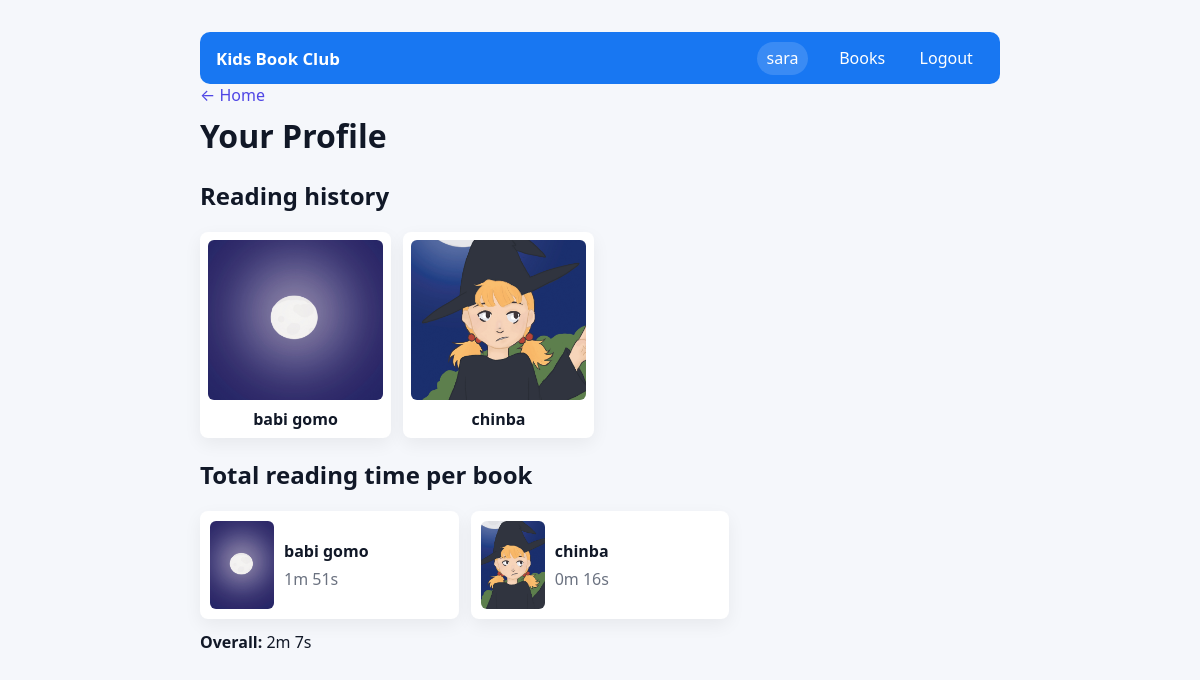
Screenshot of /profile (signed in) with the database file from the repository.
### tables this page shows
CREATE TABLE reading_sessions (
        id INTEGER PRIMARY KEY AUTOINCREMENT,
        user_id INTEGER NOT NULL,
        book_id INTEGER NOT NULL,
        start_time TEXT NOT NULL,
        end_time TEXT,
        duration_seconds INTEGER, started_at INTEGER, ended_at INTEGER,
        FOREIGN KEY (user_id) REFERENCES users(id) ON DELETE CASCADE,
        FOREIGN KEY (book_id) REFERENCES books(id) ON DELETE CASCADE
    );

CREATE TABLE books (
        id INTEGER PRIMARY KEY AUTOINCREMENT,
        title TEXT NOT NULL,
        author TEXT,
        description TEXT
    , image TEXT);

### app.py (the view)
@app.route('/profile')
def profile():
    if not session.get('user_id'):
        flash('Please log in to view your profile.')
        return redirect(url_for('login'))
    user_id = session['user_id']
    conn = get_db_connection()
    rows = conn.execute('''
        SELECT rs.id, rs.book_id, rs.started_at, rs.ended_at, rs.duration_seconds, b.title, b.image as image
        FROM reading_sessions rs
        JOIN (
            SELECT book_id, MAX(started_at) AS max_started
            FROM reading_sessions
            WHERE user_id = ?
            GROUP BY book_id
        ) m ON rs.book_id = m.book_id AND rs.started_at = m.max_started
        LEFT JOIN books b ON b.id = rs.book_id
        WHERE rs.user_id = ?
        ORDER BY rs.started_at DESC
    ''', (user_id, user_id)).fetchall()
    sessions = [dict(r) for r in rows]
    agg = conn.execute('''
        SELECT b.id as book_id, b.title, b.image as image, COALESCE(SUM(rs.duration_seconds),0) as total_seconds
        FROM books b
        LEFT JOIN reading_sessions rs ON rs.book_id = b.id AND rs.user_id = ?
        GROUP BY b.id, b.title
        HAVING total_seconds > 0
        ORDER BY total_seconds DESC
    ''', (user_id,)).fetchall()
    totals = [dict(r) for r in agg]
    total_overall = sum(r['total_seconds'] for r in totals) if totals else 0
    conn.close()
    return render_template('profile.html', sessions=sessions, totals=totals, total_overall=total_overall)

### app.py (called while the page is built)
def get_db_connection():
    db_path = os.path.join(app.instance_path, 'database.db')
    conn = sqlite3.connect(db_path)
    conn.row_factory = sqlite3.Row
    return conn

### templates/profile.html (shortened to what this page needs)
<!doctype html>
<html lang="en">
  <head>
    <link rel="stylesheet" href="/static/style.css">
  </head>
  <body>
    <div class="container">
      <nav class="nav">
        <div class="nav-left"><a href="/" class="logo">Kids Book Club</a></div>
        <div class="nav-right">
          <span class="profile-pill">{{ session.username }}</span>
          <a href="/books">Books</a>
          <a href="/logout">Logout</a>
        </div>
      </nav>
      <main>
        <a href="/" class="back">← Home</a>
        <h1>Your Profile</h1>
        <section style="margin-top:1rem">
          <h2>Reading history</h2>
          {% if sessions and sessions|length > 0 %}
            <div class="card-grid" style="display:grid;grid-template-columns:repeat(auto-fill,minmax(160px,1fr));gap:12px;margin-top:8px">
              {% for s in sessions %}
                <div class="card" style="background:var(--card);padding:8px;border-radius:8px;display:flex;flex-direction:column;align-items:center;gap:8px;text-align:center;box-shadow:0 6px 18px rgba(2,6,23,0.06)">
                  {% set img = s.image %}
                  {% if img %}
                    <img src="{{ url_for('static', filename='uploads/' ~ img) }}" alt="{{ s.title }} cover" style="width:100%;height:160px;object-fit:cover;border-radius:6px" />
                  {% else %}
                    <div style="width:100%;height:160px;background:#f3f4f6;border-radius:6px"></div>
                  {% endif %}
                  <div style="font-weight:600">{{ s.title or ('#' ~ s.book_id) }}</div>
                </div>
              {% endfor %}
            </div>
          {% else %}
            <p>No reading sessions yet.</p>
          {% endif %}
        </section>
        <section style="margin-top:1rem">
          <h2>Total reading time per book</h2>
          {% if totals and totals|length > 0 %}
            <div class="card-grid" style="display:grid;grid-template-columns:repeat(auto-fill,minmax(200px,1fr));gap:12px;margin-top:8px">
              {% for t in totals %}
                <div class="card" style="background:var(--card);padding:10px;border-radius:8px;display:flex;gap:10px;align-items:center;box-shadow:0 6px 18px rgba(2,6,23,0.06)">
                  {% if t.image %}
                    <img src="{{ url_for('static', filename='uploads/' ~ t.image) }}" alt="{{ t.title }} cover" style="width:64px;height:88px;object-fit:cover;border-radius:6px;flex:0 0 64px" />
                  {% else %}
                    <div style="width:64px;height:88px;background:#f3f4f6;border-radius:6px;flex:0 0 64px"></div>
                  {% endif %}
                  <div style="flex:1">
                    <div style="font-weight:600">{{ t.title }}</div>
                    <div style="color:#6b7280;margin-top:6px">{{ (t.total_seconds // 60) }}m {{ (t.total_seconds % 60) }}s</div>
                  </div>
                </div>
              {% endfor %}
            </div>
            <p style="margin-top:12px"><strong>Overall:</strong> {{ (total_overall // 60) }}m {{ (total_overall % 60) }}s</p>
          {% else %}
            <p>No recorded durations yet.</p>
          {% endif %}
        </section>
      </main>
    </div>
  </body>
  </html>

### static/style.css (style rules this page uses)
:root { --bg:#f5f7fb; --card:#ffffff; --accent:#4f46e5; --muted:#6b7280; }
* { box-sizing:border-box }
body { font-family:system-ui,-apple-system,Segoe UI,Roboto,'Helvetica Neue',Arial; background:var(--bg); margin:0; padding:2rem; color:#111827; }
.container { max-width:800px; margin:0 auto; }
h1 { margin-top:0 }
.nav { display:flex;justify-content:space-between;align-items:center;padding:.5rem 1rem;border-radius:10px;background:#1877f2;color:white }
.logo { font-weight:700;color:#fff;text-decoration:none;font-size:1.05rem }
.nav-right { display:flex;align-items:center }
.nav-right a { margin-left:0.75rem;color:#fff;text-decoration:none;padding:.45rem .7rem;border-radius:6px }
.profile-pill { background:rgba(255,255,255,0.15);padding:.35rem .6rem;border-radius:999px;color:#fff;margin-right:.5rem }
.back { display:inline-block;margin-bottom:.5rem;color:var(--accent);text-decoration:none }

### rows the page displays
reading_sessions: shows a picture, title "babi gomo"
reading_sessions: shows a picture, title "chinba"
books: image (picture), title "babi gomo", total_seconds "1", total_seconds "51"
books: image (picture), title "chinba", total_seconds "0", total_seconds "16"

### other values shown
{{ session.username }} "sara"
{{ (total_overall // 60) }} "2"
{{ (total_overall % 60) }} "7"
